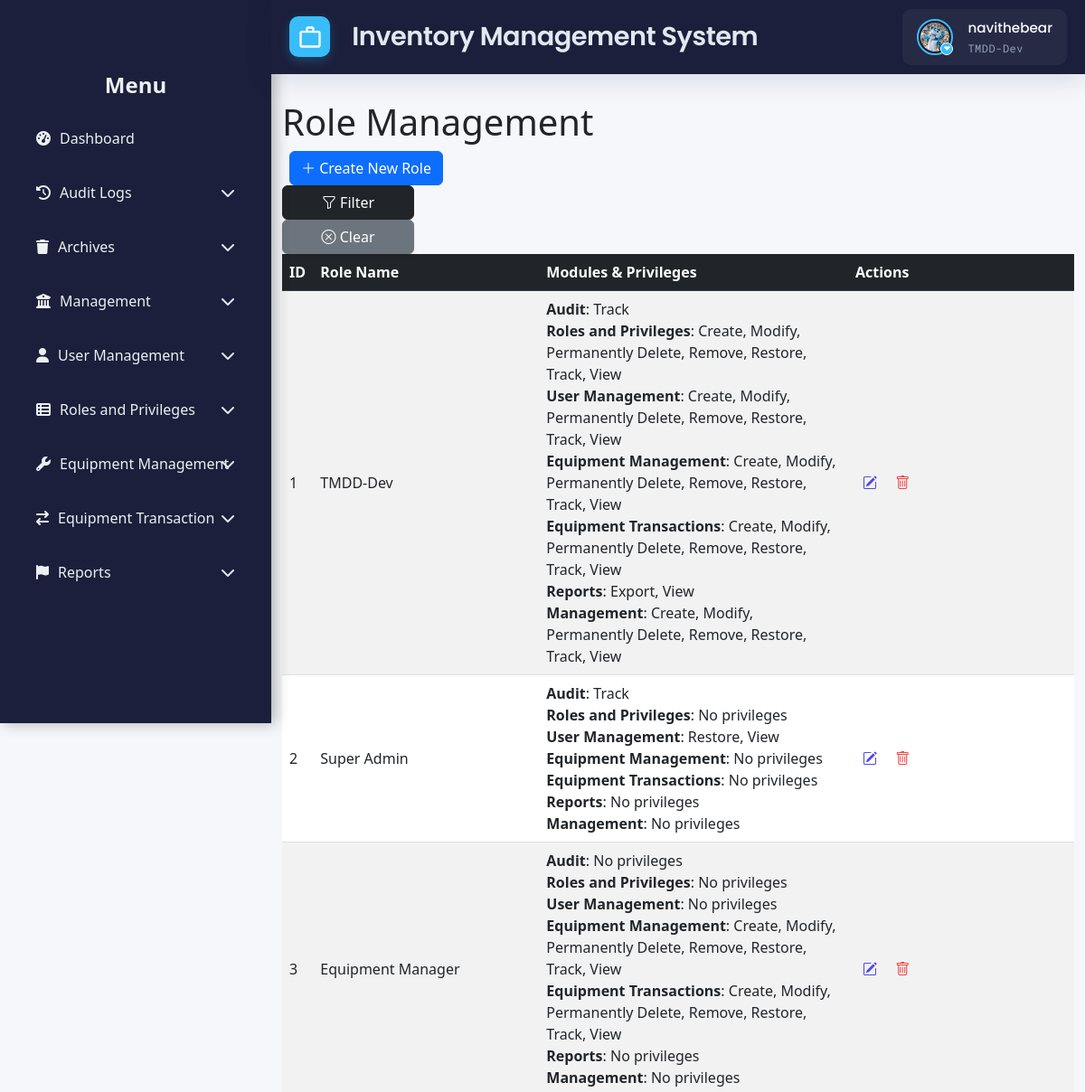
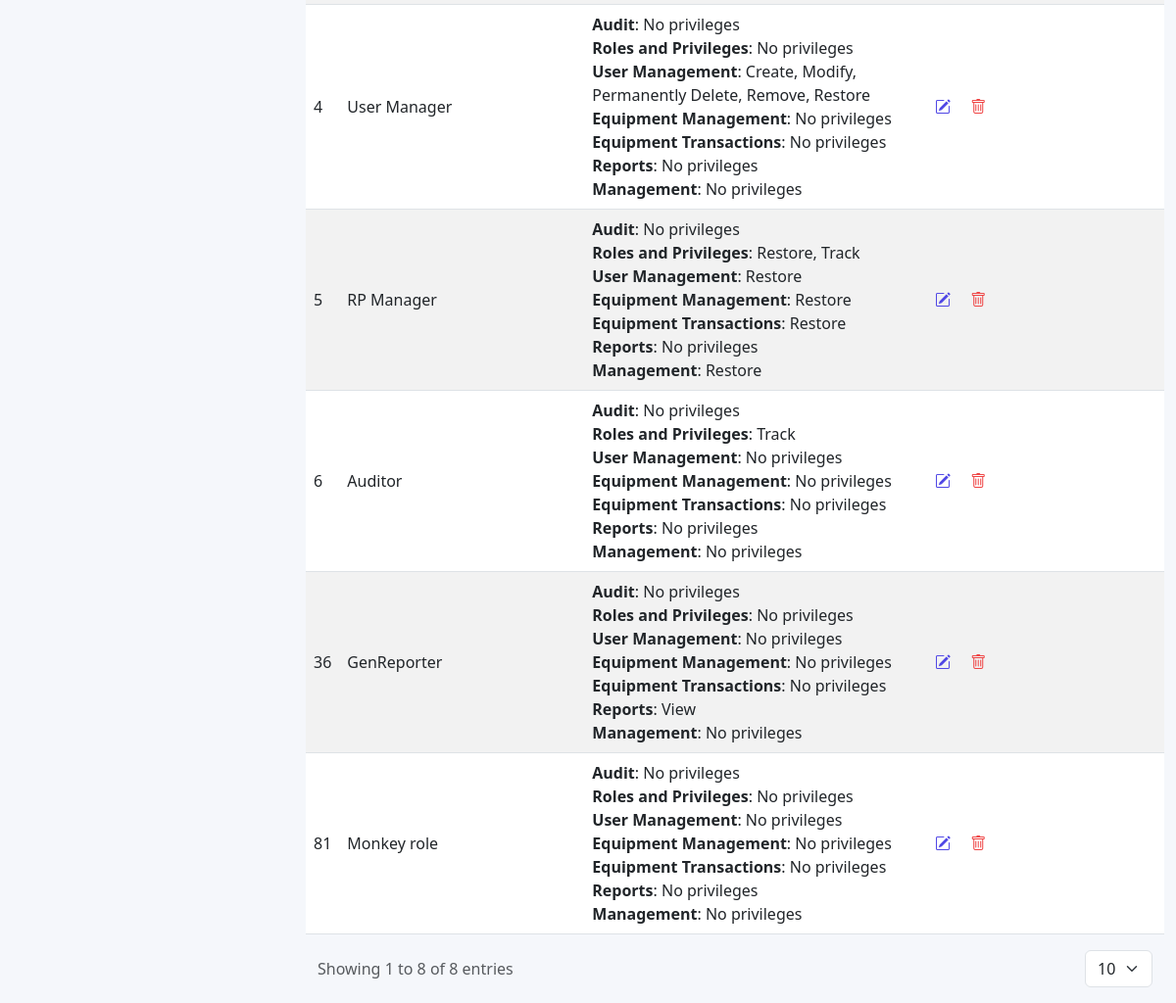
Page /src/view/php/modules/rolesandprivilege_manager/role_manager/manage_roles.php (signed in) on the committed database (2 pictures, top to bottom).
### tables this page shows
CREATE TABLE `users` (
  `id` int(11) NOT NULL,
  `username` varchar(50) NOT NULL,
  `email` varchar(100) NOT NULL,
  `password` varchar(255) NOT NULL,
  `first_name` varchar(100) DEFAULT NULL,
  `last_name` varchar(100) DEFAULT NULL,
  `date_created` timestamp NULL DEFAULT current_timestamp(),
  `status` enum('Offline','Online') NOT NULL,
  `is_disabled` tinyint(1) NOT NULL DEFAULT 0,
  `profile_pic_path` varchar(2048) DEFAULT NULL
);

CREATE TABLE `roles` (
  `id` int(11) NOT NULL,
  `role_name` varchar(100) NOT NULL,
  `is_disabled` tinyint(1) NOT NULL DEFAULT 0
);

CREATE TABLE `modules` (
  `id` int(11) NOT NULL,
  `module_name` varchar(100) NOT NULL
);

### src/control/RBACService.php (called while the page is built, shortened)
<?php
final class RBACService
{
    private array $privileges = [];
    public function __construct(
        private \PDO $pdo,
        int $userId
    ) {
        $this->loadUserPrivileges($userId);
    }
    private function loadUserPrivileges(int $userId): void
    {
        $sql = <<<'SQL'
        SELECT
          m.module_name,
          p.priv_name
        FROM user_department_roles ur
        JOIN roles r
          ON ur.role_id = r.id
         AND r.is_disabled = 0
        JOIN role_module_privileges rmp
          ON rmp.role_id = r.id
        JOIN modules m
          ON rmp.module_id = m.id
        JOIN privileges p
          ON rmp.privilege_id = p.id
         AND p.is_disabled = 0
       WHERE ur.user_id = ?
    SQL;
        $stmt = $this->pdo->prepare($sql);
        $stmt->execute([$userId]);
        while ($row = $stmt->fetch(\PDO::FETCH_ASSOC)) {
            $this->privileges[$row['module_name']][] = $row['priv_name'];
        }
    }
    public function hasPrivilege(string $module, string $priv): bool
    {
        return isset($this->privileges[$module])
            && in_array($priv, $this->privileges[$module], true);
    }
}

### src/view/php/modules/rolesandprivilege_manager/role_manager/manage_roles.php (the view, shortened to what this page needs)
<?php
require_once('../../../../../../config/ims-tmdd.php');
include '../../../general/header.php';
include '../../../general/sidebar.php';
include '../../../general/footer.php';
$rbac = new RBACService($pdo, $_SESSION['user_id']);
$rbac->requirePrivilege('Roles and Privileges', 'View');
$canCreate = $rbac->hasPrivilege('Roles and Privileges', 'Create');
$canModify = $rbac->hasPrivilege('Roles and Privileges', 'Modify');
$canRemove = $rbac->hasPrivilege('Roles and Privileges', 'Remove');
$sql = "
SELECT
    r.id AS Role_ID,
    r.role_name AS Role_Name,
    m.id AS Module_ID,
    m.module_name AS Module_Name,
    CASE
        WHEN LOWER(m.module_name) = 'audit' THEN
            COALESCE((
                SELECT GROUP_CONCAT(p.priv_name ORDER BY p.priv_name SEPARATOR ', ')
                FROM role_module_privileges rmp2
                JOIN privileges p ON p.id = rmp2.privilege_id
                WHERE rmp2.role_id = r.id
                  AND rmp2.module_id = m.id
            ), 'No privileges')
        ELSE
            COALESCE((
                SELECT GROUP_CONCAT(p.priv_name ORDER BY p.priv_name SEPARATOR ', ')
                FROM role_module_privileges rmp2
                JOIN privileges p ON p.id = rmp2.privilege_id
                WHERE rmp2.role_id = r.id
                  AND rmp2.module_id = m.id
            ), 'No privileges')
    END AS Privileges
FROM roles r
CROSS JOIN modules m
WHERE r.is_disabled = 0
ORDER BY r.id, m.id;
";
$stmt = $pdo->prepare($sql);
$stmt->execute();
$roleData = $stmt->fetchAll(PDO::FETCH_ASSOC);
$roles = [];
foreach ($roleData as $row) {
    $roleID = $row['Role_ID'];
    if (!isset($roles[$roleID])) {
        $roles[$roleID] = [
            'Role_Name' => $row['Role_Name'],
            'Modules' => []
        ];
    }
    $moduleName = !empty($row['Module_Name']) ? $row['Module_Name'] : 'General';
    if (!isset($roles[$roleID]['Modules'][$moduleName])) {
        $roles[$roleID]['Modules'][$moduleName] = [];
    }
    if (!empty($row['Privileges'])) {
        $roles[$roleID]['Modules'][$moduleName][] = $row['Privileges'];
    }
}
?>
<!DOCTYPE html>
<html lang="en">
<head>
</head>
<body>
    <div class="wrapper">
        <div class="main-content container-fluid">
            <header class="main-header">
                <h1> Role Management</h1>
            </header>
            <div class="filter-container">
                <?php if ($canCreate): ?>
                    <button type="button" class="btn btn-primary ms-2" data-bs-toggle="modal" data-bs-target="#addRoleModal">
                        <i class="bi bi-plus-lg"></i> Create New Role
                    </button>
                <?php endif; ?>
                <div class="col-6 col-md-2 d-grid">
                    <button type="submit" class="btn btn-dark"><i class="bi bi-funnel"></i> Filter</button>
                </div>
                <div class="col-6 col-md-2 d-grid">
                    <a href="<?= $_SERVER['PHP_SELF'] ?>" class="btn btn-secondary shadow-sm"><i class="bi bi-x-circle"></i> Clear</a>
                </div>
            </div>
            <div class="table-responsive" id="table">
                <table id="rolesTable" class="table table-striped table-hover align-middle">
                    <thead class="table-dark">
                        <tr>
                            <th style="width: 25px;">ID</th>
                            <th style="width: 250px;">Role Name</th>
                            <th>Modules & Privileges</th>
                            <th style="width: 250px;">Actions</th>
                        </tr>
                    </thead>
                    <tbody id="auditTable">
                        <?php if (!empty($roles)): ?>
                            <?php foreach ($roles as $roleID => $role): ?>
                                <tr data-role-id="<?php echo $roleID; ?>">
                                    <td><?php echo htmlspecialchars($roleID); ?></td>
                                    <td class="role-name"><?php echo htmlspecialchars($role['Role_Name']); ?></td>
                                    <td class="privilege-list">
                                        <?php foreach ($role['Modules'] as $moduleName => $privileges): ?>
                                            <div>
                                                <strong><?php echo htmlspecialchars($moduleName); ?></strong>:
                                                <?php echo !empty($privileges)
                                                    ? implode(', ', array_map('htmlspecialchars', $privileges))
                                                    : '<em>No privileges</em>'; ?>
                                            </div>
                                        <?php endforeach; ?>
                                    </td>
                                    <td>
                                        <?php if ($canModify): ?>
                                            <button type="button" class="edit-btn edit-role-btn"
                                                data-role-id="<?php echo $roleID; ?>" data-bs-toggle="modal"
                                                data-bs-target="#editRoleModal">
                                                <i class="bi bi-pencil-square"></i>
                                            </button>
                                        <?php endif; ?>
                                        <?php if ($canRemove): ?>
                                            <button type="button" class="delete-btn delete-role-btn"
                                                data-role-id="<?php echo $roleID; ?>"
                                                data-role-name="<?php echo htmlspecialchars($role['Role_Name']); ?>"
                                                data-bs-toggle="modal" data-bs-target="#confirmDeleteModal">
                                                <i class="bi bi-trash"></i>
                                            </button>
                                        <?php endif; ?>
                                    </td>
                                </tr>
                            <?php endforeach; ?>
                        <?php else: ?>
                            <tr>
                                <td colspan="4">No roles found.</td>
                            </tr>
                        <?php endif; ?>
                    </tbody>
                </table>
                <div class="container-fluid">
                    <div class="row align-items-center g-3">
                        <div class="col-12 col-sm-auto">
                            <div class="text-muted">
                                Showing <span id="currentPage">1</span> to <span id="rowsPerPage"><?php echo min(10, count($roles)); ?></span> of <span
                                    id="totalRows"><?php echo count($roles); ?></span> entries
                            </div>
                        </div>
                        <div class="col-12 col-sm-auto ms-sm-auto">
                            <div class="d-flex align-items-center gap-2">
                                <select id="rowsPerPageSelect" class="form-select" style="width: auto;">
                                    <option value="10" selected>10</option>
                                </select>
                            </div>
                        </div>
                    </div>
                </div>
            </div>
        </div>
    </div>
</body>
</html>

### src/view/php/general/header.php (shortened to what this page needs)
<?php
$user_id = $_SESSION['user_id'] ?? null;
$stmt = $pdo->prepare("
    SELECT u.username, u.profile_pic_path, r.role_name AS role
    FROM users u
    LEFT JOIN user_department_roles ur ON u.id = ur.user_id
    LEFT JOIN roles r ON ur.role_id = r.id
    WHERE u.id = ?
    LIMIT 1
");
$stmt->execute([$user_id]);
$user = $stmt->fetch(PDO::FETCH_ASSOC);
?>
<!DOCTYPE html>
<html lang="en">
<head>
    <link href="https://cdn.jsdelivr.net/npm/bootstrap@5.2.3/dist/css/bootstrap.min.css" rel="stylesheet">
    <link href="https://cdn.jsdelivr.net/npm/bootstrap-icons@1.10.3/font/bootstrap-icons.css" rel="stylesheet">
    <link rel="stylesheet"
        href="https://cdn.jsdelivr.net/npm/bootstrap@5.3.0/dist/css/bootstrap.min.css">
    <link rel="stylesheet"
        href="https://cdnjs.cloudflare.com/ajax/libs/font-awesome/6.4.0/css/all.min.css">
    <link href="https://cdn.jsdelivr.net/npm/select2@4.1.0-rc.0/dist/css/select2.min.css" rel="stylesheet" />
    <link rel="stylesheet" href="<?php echo BASE_URL; ?>src/view/styles/css/toast.css">
    <link rel="stylesheet" href="<?php echo BASE_URL; ?>src/view/styles/css/header_footer.css">
</head>
<body>
    <header class="header">
        <div class="logo-container">
            <div class="logo-icon">
                <svg viewBox="0 0 24 24">
                    <path d="M20 6h-4V4c0-1.1-.9-2-2-2h-4c-1.1 0-2 .9-2 2v2H4c-1.1 0-2 .9-2 2v12c0 1.1.9 2 2 2h16c1.1 0 2-.9 2-2V8c0-1.1-.9-2-2-2zM10 4h4v2h-4V4zm10 16H4V8h16v12z" />
                </svg>
            </div>
            <div>
                <div class="logo-text">Inventory Management System</div>
            </div>
        </div>
        <div class="header-widgets">
            <div class="user-profile" onclick="toggleDropdown()">
                <div class="profile-picture-container">
                    <img
                        src="<?= BASE_URL .
                                    (
                                        !empty($user['profile_pic_path'])
                                        ? 'public/' . htmlspecialchars($user['profile_pic_path'])
                                        : 'public/assets/img/default_profile.jpg'
                                    )
                                ?>"
                        alt="User Profile"
                        class="profile-picture" />
                    <span class="dropdown-indicator"><i class="fas fa-caret-down"></i></span>
                </div>
                <div class="user-info">
                    <div class="user-name"><?php echo htmlspecialchars($user['username']); ?></div>
                    <div class="user-role"><?= htmlspecialchars($user['role']); ?></div>
                </div>
            </div>
        </div>
    </header>
</body>
</html>

### src/view/styles/css/header_footer.css (style rules this page uses)
* { margin: 0; padding: 0; box-sizing: border-box; }
body { background: #f5f7fb; }
.header { display: flex; justify-content: space-between; align-items: center; background: #1B1F3B; padding: 10px 20px; box-shadow: 0 4px 30px rgba(11, 25, 51, 0.15); position: fixed; top: 0; left: 300px; right: 0; z-index: 900; }
.main-content { margin-left: 300px; padding-top: 70px; }
.logo-container { display: flex; align-items: center; gap: 1.2rem; }
.logo-icon { width: 45px; height: 45px; background: #38BDF8; border-radius: 10px; display: grid; place-items: center; box-shadow: 0 4px 12px rgba(56, 189, 248, 0.25); margin-left: 0; }
.logo-icon svg { width: 28px; height: 28px; fill: white; }
.logo-text { font-family: 'Poppins', sans-serif; font-size: 1.8rem; font-weight: 600; color: #E2E8F0; letter-spacing: -0.5px; margin-left: 5px; }
.header-widgets { display: flex; align-items: center; gap: 2.5rem; }
.user-profile { display: flex; align-items: center; gap: 1rem; padding: 0.6rem 1rem; background: rgba(255, 255, 255, 0.05); border-radius: 10px; position: relative; cursor: pointer; width: 100%; }
.user-info { display: flex; flex-direction: column; gap: 2px; }
.user-name { font-family: 'Poppins', sans-serif; color: #F8FAFC; font-size: 0.95rem; font-weight: 500; }
.user-role { font-family: 'Roboto Mono', monospace; color: #94A3B8; font-size: 0.75rem; letter-spacing: 0.5px; }
.profile-picture-container { position: relative; display: inline-block; }
.profile-picture { width: 40px; height: 40px; border-radius: 50%; border: 2px solid #38BDF8; object-fit: cover; padding: 2px; background: #0F172A; }
.dropdown-indicator { position: absolute; bottom: 0; right: 0; background-color: #38bdf8; color: white; font-size: 0.7rem; width: 14px; height: 14px; border-radius: 50%; display: grid; place-items: center; border: 1px solid white; pointer-events: none; }

### src/view/styles/css/sidebar.css (style rules this page uses)
:root { --sidebar-bg-start: #2c3e50; --sidebar-bg-end: #34495e; --sidebar-text: #ecf0f1; --hover-bg: rgba(255, 255, 255, 0.1); }

### src/view/php/modules/rolesandprivilege_manager/role_manager/manage_roles.php (style rules this page uses)
.wrapper { display: flex; min-height: 100vh; }
.main-content { flex: 1; margin-left: 300px; }
.edit-btn, .delete-btn { background: none; border: none; cursor: pointer; padding: 0.375rem; border-radius: 9999px; transition: all 0.2s ease; display: inline-flex; align-items: center; justify-content: center; width: 2rem; height: 2rem; }
.edit-btn { color: #4f46e5; }
.delete-btn { color: #ef4444; }

### rows in the picture
users: profile_pic_path (picture), username "navithebear", roles.role_name "TMDD-Dev"
modules: module_name "Management"
roles: id "81", Role_Name "Monkey role", moduleName "Audit", privileges "No privileges", moduleName "Roles and Privileges", moduleName "User Management", moduleName "Equipment Management", moduleName "Equipment Transactions", moduleName "Reports", modules.module_name "Management"

### other values in the picture
$roleID "1"
$role['Role_Name'] "TMDD-Dev"
$moduleName "Audit"
implode(', ', array_map('htmlspecialchars', $privileges)) "Track"
$moduleName "Roles and Privileges"
implode(', ', array_map('htmlspecialchars', $privileges)) "Create, Modify, Permanently Delete, Remove, Restore, Track, View"
$moduleName "User Management"
$moduleName "Equipment Management"
$moduleName "Equipment Transactions"
$moduleName "Reports"
implode(', ', array_map('htmlspecialchars', $privileges)) "Export, View"
$roleID "2"
$role['Role_Name'] "Super Admin"
implode(', ', array_map('htmlspecialchars', $privileges)) "No privileges"
implode(', ', array_map('htmlspecialchars', $privileges)) "Restore, View"
